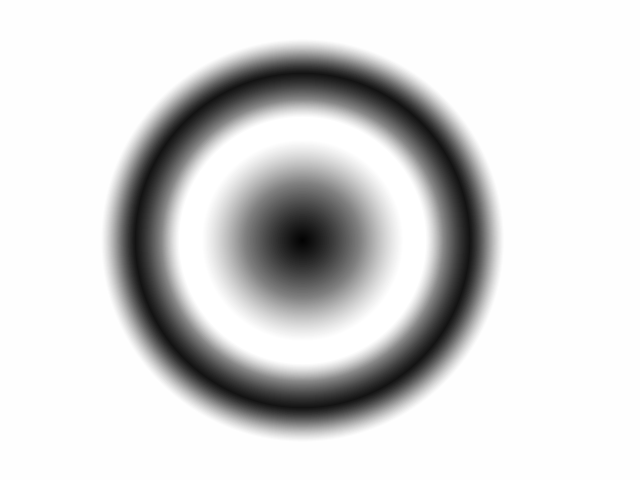
#> input picture render-7.png, 640 x 480 px, found by its file name
$ python 'bruh idk anymore.py'
#> lines starting #> are read from the running program, lines starting #| are printed output that depends on the picture
### Master Program/img_processing_and_path_planning/a_img_setup.py
"""
IMG PREPREOCESSING FILE, HANDLES IMG SPLITTING AND GRAYSCALING.

FILE IS COMPLETE AS OF 21/8/23 DO NOT MODIFY FURTHER
"""
import cv2
import numpy as np
import matplotlib.pyplot as plt
import math

from PIL import Image

def convert_to_grayscale(input_image_path, output_image_path):
#> called with input_image_path = 'render-7.png', output_image_path = 'grayscale_map.png'
    try:
        # Open the image file
        with Image.open(input_image_path) as img:
            # Convert the image to grayscale
#> img is the input picture: PIL image 640x480 P; min 2, max 255, mean 212.1
            grayscale_img = img.convert("L")

            # Save the grayscale image
            grayscale_img.save(output_image_path)
            print("Image converted to grayscale and saved")
    except Exception as e:
        print(f"Error: {e}")

def invert_image(image, output):

    image_map = cv2.imread(image)
    inverse = cv2.bitwise_not(image_map)

    cv2.imwrite(output, inverse)

    print("Image inverted and saved")
    return output

def img_split(image, threshold, output):
        # Load the image
#> called with image = 'render-7.png', threshold = 256, output = 'split_image_inverse.png'
    image_path = image
    image = cv2.imread(image_path)

    image_map = np.where(image > threshold, 255, 0).astype(np.uint8)
#> image_map: shape (480, 640, 3); every value is 0

    cv2.imwrite(output, image_map)

    print("Image split and saved")

    return output

def setup_image(image_source, threshold, direction):
    convert_to_grayscale(image_source, "grayscale_map.png")

    img_split(image_source, threshold, "split_image_inverse.png")

    invert_image("split_image_inverse.png", "split_image.png")
    #invert_image("split_image_inverse.png", "split_image.png")


#invert_image("trimmed_map.png", "trimmed_map_inverse.png")

### Master Program/img_processing_and_path_planning/b_filtering.py
"""
IMG FILTER FILE, HANDLES THE APPLICATION OF VARIOUS FILTERS
TO HIGHLIGHT SLOPES AND RIDGE AREAS

FILE IS COMPLETE AS OF 21/8/23 DO NOT MODIFY FURTHER
"""


import cv2
import numpy as np
import matplotlib.pyplot as plt
import math
import img_processing_and_path_planning.e_kernels as k

def sharpen_filter(image):

    kernel = np.array([
    [0, -1, 0],
    [-1, 5, -1],
    [0, -1, 0]])

    output = cv2.filter2D(image, -1, kernel)
    return output

def ridge_filter(image, direction):


#> called with direction = 45
    direction_rad = math.radians(direction)


    if (0 <= direction <= 90):
        weighting = math.sin(direction_rad) # 0 -> 1
        S2N_kernel = 0.5 * (k.S2N_kernel * (1 - weighting))
        W2E_kernel = 0.5 * (k.W2E_kernel * weighting)

        S2N_image = cv2.filter2D(image, -1, S2N_kernel)
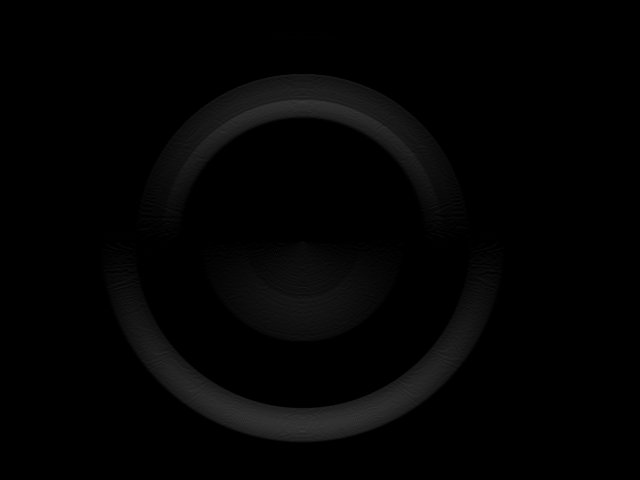
#> S2N_image: shape (480, 640, 3); min 0, max 56, mean 3.5
        W2E_image = cv2.filter2D(image, -1, W2E_kernel)
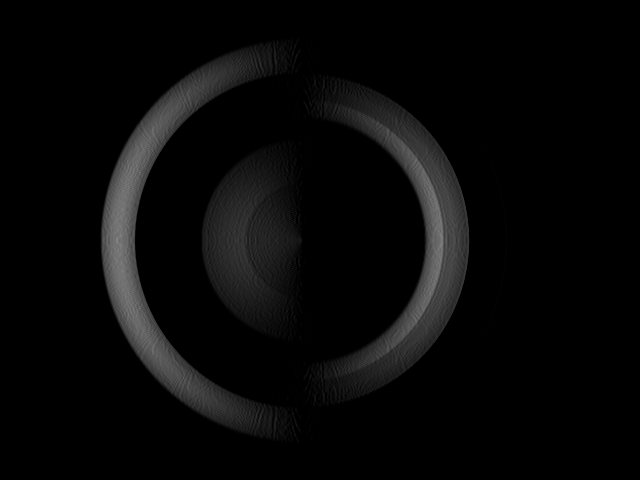
#> W2E_image: shape (480, 640, 3); min 0, max 132, mean 8.4
            # Clip the pixel values to ensure they are within the specified range
        #S2N_image = np.clip(S2N_image, 0, 255)
        #W2E_image = np.clip(W2E_image, 0, 255)

        output = S2N_image + W2E_image

        #output = np.clip(output, 0, 255)

    if (90 < direction <= 180):
        weighting = math.sin(direction_rad) # 1 -> 0

        W2E_kernel = 0.5 * (k.W2E_kernel * weighting)
        N2S_kernel = 0.5 * (k.N2S_kernel * (1 - weighting))

        N2S_image = cv2.filter2D(image, -1, N2S_kernel)
        W2E_image = cv2.filter2D(image, -1, W2E_kernel)
        output = N2S_image + W2E_image

    if (180 < direction <= 270):
        weighting = -(math.sin(direction_rad)) # 0 -> 1

        E2W_kernel = 0.5 * (k.E2W_kernel * weighting)
        N2S_kernel = 0.5 * (k.N2S_kernel * (1 - weighting))

        N2S_image = cv2.filter2D(image, -1, N2S_kernel)
        E2W_image = cv2.filter2D(image, -1, E2W_kernel)
        output = N2S_image + E2W_image
    if (270 < direction <= 360):
        weighting = -(math.sin(direction_rad)) # 1 -> 0

        E2W_kernel = 0.5 * (k.E2W_kernel * weighting)
        S2N_kernel = 0.5 * (k.S2N_kernel * (1 - weighting))

        S2N_image = cv2.filter2D(image, -1, S2N_kernel)
        E2W_image = cv2.filter2D(image, -1, E2W_kernel)
        output = S2N_image + E2W_image


    """
    direction_rad = math.radians(direction)

    if (0 <= direction <= 90):
        weighting = math.sin(direction_rad) # 0 -> 1
        S2N_kernel = 0.5 * (k.N2S_kernel * (1 - weighting))
        W2E_kernel = 0.5 * (k.E2W_kernel * weighting)

        S2N_image = cv2.filter2D(image, -1, S2N_kernel)
        W2E_image = cv2.filter2D(image, -1, W2E_kernel)
            # Clip the pixel values to ensure they are within the specified range
        #S2N_image = np.clip(S2N_image, 0, 255)
        #W2E_image = np.clip(W2E_image, 0, 255)

        output = S2N_image + W2E_image

        #output = np.clip(output, 0, 255)

    if (90 < direction <= 180):
        weighting = math.sin(direction_rad) # 1 -> 0

        W2E_kernel = 0.5 * (k.E2W_kernel * weighting)
        N2S_kernel = 0.5 * (k.S2N_kernel * (1 - weighting))

        N2S_image = cv2.filter2D(image, -1, N2S_kernel)
        W2E_image = cv2.filter2D(image, -1, W2E_kernel)
        output = N2S_image + W2E_image

    if (180 < direction <= 270):
        weighting = -(math.sin(direction_rad)) # 0 -> 1

        E2W_kernel = 0.5 * (k.W2E_kernel * weighting)
        N2S_kernel = 0.5 * (k.S2N_kernel * (1 - weighting))

        N2S_image = cv2.filter2D(image, -1, N2S_kernel)
        E2W_image = cv2.filter2D(image, -1, E2W_kernel)
        output = N2S_image + E2W_image
    if (270 < direction <= 360):
        weighting = -(math.sin(direction_rad)) # 1 -> 0

        E2W_kernel = 0.5 * (k.W2E_kernel * weighting)
        S2N_kernel = 0.5 * (k.N2S_kernel * (1 - weighting))

        S2N_image = cv2.filter2D(image, -1, S2N_kernel)
        E2W_image = cv2.filter2D(image, -1, E2W_kernel)
        output = S2N_image + E2W_image
     """
    #print("Weighting: ", weighting)


    #output = cv2.filter2D(image, -1, ridge_kernel)
    return output

# [8 lines left out: function sharpen_less_filter, not called in this run]

def blur_filter(image):
    output = cv2.filter2D(image, -1, k.blurred_kernel)
    return output

def normalisation_filter(image):
    output = cv2.filter2D(image, -1, k.normalisation_kernel)
    return output


def apply_ridge_filters(path_to_img, direction, output_file, map_translation):

    """ # Load the image
    image_path = path_to_img
    image = cv2.imread(image_path)

    output = image

    #cv2.imwrite("img_step_1.png", output)
    #output = sharpen_filter(output)
    #cv2.imwrite("img_step_2.png", output)
    output = ridge_filter(output, direction)
    # [7 lines of commented-out code are left out]


    output = normalisation_filter(output)
    #output = normalisation_filter(output)
    #output = sobel_y(output)

    # Threshold the image
    threshold = 1
    output[output > threshold] += map_translation

    # Set blue and green channels to zero
    output[:, :, 0] = 0
    output[:, :, 1] = 0

    # Move the ridge lift output to the red channel
    red_channel = output[:, :, 2]

    # Create a blank image with only the red channel
    red_image = np.zeros_like(image)
    red_image[:, :, 2] = red_channel

    # Save the final image
    final_image_path = output_file
    cv2.imwrite(final_image_path, red_image) """


    """ #print("Image filters applied and saved")


     # Load the image
    image_path = path_to_img
    image = cv2.imread(image_path)

    output = image

    # Comment out the previous filtering steps and keep the ridge filter only
    #output = sharpen_filter(output)
    output = ridge_filter(output, direction)
    # [5 lines of commented-out code are left out]
    output = cv2.cvtColor(output, cv2.COLOR_BGR2GRAY)

    #output = np.where(output > 255, 255, output)

    output = cv2.bitwise_not(output)  # Invert the image


    threshold = 250
     """

    image_path = path_to_img
    image = cv2.imread(image_path)

    output = image
    output = sharpen_filter(output)
    cv2.imwrite("sharpened_image.png", output)
    #output = normalisation_filter(output)

    #output = sharpen_filter(output)
    output = ridge_filter(output, direction)
    cv2.imwrite("ridged_image.png", output)
    #output = normalisation_filter(output)


    # Convert the output to grayscale
    output = cv2.cvtColor(output, cv2.COLOR_BGR2GRAY)
#> output: shape (480, 640)
#> (the rest of the program and of its run is left out)
